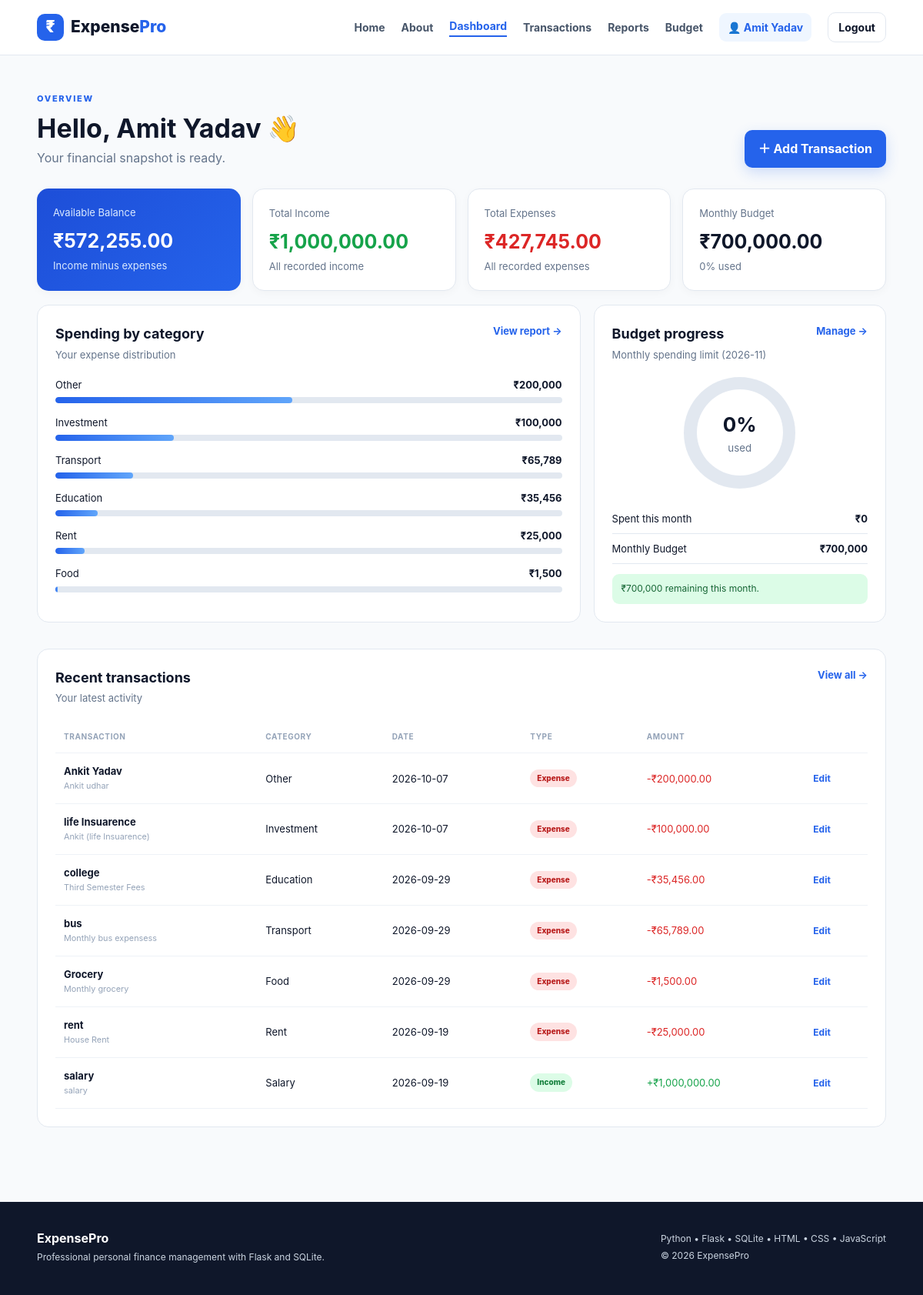
/dashboard (signed in), run on the app's committed database.
### tables this page shows
CREATE TABLE users (
            id INTEGER PRIMARY KEY AUTOINCREMENT,
            name TEXT NOT NULL,
            email TEXT UNIQUE NOT NULL,
            password TEXT NOT NULL
        , created_at TEXT);

CREATE TABLE transactions (
            id INTEGER PRIMARY KEY AUTOINCREMENT,
            user_id INTEGER NOT NULL,
            title TEXT NOT NULL,
            category TEXT NOT NULL,
            amount REAL NOT NULL CHECK(amount > 0),
            type TEXT NOT NULL CHECK(type IN ('income','expense')),
            transaction_date TEXT NOT NULL,
            note TEXT DEFAULT '',
            created_at TEXT NOT NULL DEFAULT CURRENT_TIMESTAMP,
            FOREIGN KEY(user_id) REFERENCES users(id) ON DELETE CASCADE
        );

### app.py (the view)
@app.route("/dashboard")
@login_required
def dashboard():
    uid = session["user_id"]
    conn = get_db()
    recent_rows = conn.execute("""
        SELECT * FROM transactions
        WHERE user_id=?
        ORDER BY transaction_date DESC, id DESC
        LIMIT 8
    """, (uid,)).fetchall()
    recent = [dict(r) for r in recent_rows]
    return render_template(
        "dashboard.html",
        summary=get_summary(uid),
        recent=recent,
        category_data=get_category_data(uid)
    )

### app.py (called while the page is built)
def get_db():
    if "db" not in g:
        g.db = sqlite3.connect(app.config["DATABASE"])
        g.db.row_factory = sqlite3.Row
        g.db.execute("PRAGMA foreign_keys = ON")
    return g.db

def login_required(view):
    @wraps(view)
    def wrapped(*args, **kwargs):
        if "user_id" not in session:
            flash("Please login first.", "error")
            return redirect(url_for("login"))
        return view(*args, **kwargs)
    return wrapped

def get_user(user_id=None):
    user_id = user_id or session.get("user_id")
    if not user_id:
        return None
    conn = get_db()
    user = conn.execute(
        "SELECT id, name, email, created_at FROM users WHERE id=?",
        (user_id,)
    ).fetchone()
    return dict(user) if user else None

def get_category_data(user_id):
    conn = get_db()
    rows = conn.execute("""
        SELECT category, SUM(amount) AS total
        FROM transactions
        WHERE user_id=? AND type='expense'
        GROUP BY category
        ORDER BY total DESC
    """, (user_id,)).fetchall()
    total = sum(float(row["total"]) for row in rows)
    return [
        {
            "category": row["category"],
            "total": round(float(row["total"]), 2),
            "percent": round((float(row["total"]) / total * 100), 1) if total > 0 else 0.0
        }
        for row in rows
    ]

@app.context_processor
def inject_globals():
    return {
        "current_user": get_user(),
        "categories": CATEGORIES,
        "today": str(date.today())
    }

### templates/dashboard.html (shortened to what this page needs)
{% extends "base.html" %}
{% block content %}
<div class="container page">
<div class="page-head"><div><div class="eyebrow">OVERVIEW</div><h1>Hello, {{ current_user['name'] }} 👋</h1><p>Your financial snapshot is ready.</p></div><a class="btn" href="{{ url_for('add_transaction') }}">＋ Add Transaction</a></div>
<div class="stats-grid">
<div class="stat primary"><span>Available Balance</span><strong>₹{{ "{:,.2f}".format(summary.balance) }}</strong><small>Income minus expenses</small></div>
<div class="stat"><span>Total Income</span><strong class="green">₹{{ "{:,.2f}".format(summary.income) }}</strong><small>All recorded income</small></div>
<div class="stat"><span>Total Expenses</span><strong class="red">₹{{ "{:,.2f}".format(summary.expense) }}</strong><small>All recorded expenses</small></div>
<div class="stat"><span>Monthly Budget</span><strong>₹{{ "{:,.2f}".format(summary.budget) }}</strong><small>{{ "{:.0f}".format(summary.used) }}% used</small></div>
</div>
<div class="two-panels">
<div class="panel"><div class="panel-head"><div><h2>Spending by category</h2><p>Your expense distribution</p></div><a href="{{ url_for('reports') }}">View report →</a></div>
{% if category_data %}{% for item in category_data[:7] %}<div class="category-row"><div class="category-label"><span>{{ item.category }}</span><b>₹{{ "{:,.0f}".format(item.total) }}</b></div><div class="progress"><i style="width:{{ item.percent }}%"></i></div></div>{% endfor %}{% else %}<div class="empty">No expense data yet. Add your first transaction.</div>{% endif %}
</div>
<div class="panel"><div class="panel-head"><div><h2>Budget progress</h2><p>Monthly spending limit ({{ summary.current_month }})</p></div><a href="{{ url_for('budget') }}">Manage →</a></div>
<div class="budget-meter" style="background: conic-gradient(var(--primary) {{ summary.used_bar }}%, #e2e8f0 0);"><div><b>{{ "{:.0f}".format(summary.used) }}%</b><small>used</small></div></div>
<div class="line-row"><span>Spent this month</span><b>₹{{ "{:,.0f}".format(summary.month_expense) }}</b></div><div class="line-row"><span>Monthly Budget</span><b>₹{{ "{:,.0f}".format(summary.budget) }}</b></div>
{% if summary.budget_over > 0 %}<div class="notice danger">Budget exceeded by ₹{{ "{:,.0f}".format(summary.budget_over) }}.</div>{% elif summary.budget > 0 %}<div class="notice success">₹{{ "{:,.0f}".format(summary.remaining) }} remaining this month.</div>{% else %}<div class="notice">Set a monthly budget to start tracking it.</div>{% endif %}
</div></div>
<div class="panel"><div class="panel-head"><div><h2>Recent transactions</h2><p>Your latest activity</p></div><a href="{{ url_for('transactions') }}">View all →</a></div>
{% if recent %}<div class="table-wrap"><table><thead><tr><th>Transaction</th><th>Category</th><th>Date</th><th>Type</th><th>Amount</th><th></th></tr></thead><tbody>
{% for t in recent %}<tr><td><b>{{ t.title }}</b><small>{{ t.note or 'No note' }}</small></td><td>{{ t.category }}</td><td>{{ t.transaction_date }}</td><td><span class="pill {{ t.type }}">{{ t.type|capitalize }}</span></td><td class="{{ 'green' if t.type=='income' else 'red' }}">{{ '+' if t.type=='income' else '-' }}₹{{ "{:,.2f}".format(t.amount) }}</td><td><a class="table-link" href="{{ url_for('edit_transaction', transaction_id=t.id) }}">Edit</a></td></tr>{% endfor %}
</tbody></table></div>{% else %}<div class="empty">No transactions yet.</div>{% endif %}
</div>
</div>
{% endblock %}

### templates/base.html (shortened to what this page needs)
<!DOCTYPE html>
<html lang="en">
<head>
<link rel="stylesheet" href="{{ url_for('static', filename='css/style.css') }}">
</head>
<body>
<nav class="navbar">
  <div class="container nav-inner">
    <a class="brand" href="{{ url_for('home') }}"><span class="brand-icon">₹</span><span>Expense<span class="accent">Pro</span></span></a>
    <div id="navLinks" class="nav-links">
      <a href="{{ url_for('home') }}" class="{{ 'active' if request.endpoint == 'home' }}">Home</a>
      <a href="{{ url_for('about') }}" class="{{ 'active' if request.endpoint == 'about' }}">About</a>
      {% if current_user %}
        <a href="{{ url_for('dashboard') }}" class="{{ 'active' if request.endpoint == 'dashboard' }}">Dashboard</a>
        <a href="{{ url_for('transactions') }}" class="{{ 'active' if request.endpoint in ('transactions', 'add_transaction', 'edit_transaction') }}">Transactions</a>
        <a href="{{ url_for('reports') }}" class="{{ 'active' if request.endpoint == 'reports' }}">Reports</a>
        <a href="{{ url_for('budget') }}" class="{{ 'active' if request.endpoint == 'budget' }}">Budget</a>
        <a href="{{ url_for('profile') }}" class="user-chip {{ 'active' if request.endpoint == 'profile' }}">👤 {{ current_user['name'] }}</a>
        <a class="btn btn-sm btn-outline" href="{{ url_for('logout') }}">Logout</a>
      {% else %}
        <a href="{{ url_for('login') }}" class="{{ 'active' if request.endpoint == 'login' }}">Login</a>
        <a class="btn btn-sm" href="{{ url_for('register') }}">Get Started</a>
      {% endif %}
    </div>
  </div>
</nav>
{% block content %}{% endblock %}
<footer class="footer">
  <div class="container footer-grid">
    <div><strong>ExpensePro</strong><p>Professional personal finance management with Flask and SQLite.</p></div>
    <div><p>Python • Flask • SQLite • HTML • CSS • JavaScript</p><p>© 2026 ExpensePro</p></div>
  </div>
</footer>
</body>
</html>

### data on the page
users: name "Amit Yadav"
transactions: title "Ankit Yadav", note "Ankit udhar", category "Other", transaction_date "2026-10-07", type "Expense", type "-", amount "200,000.00"
transactions: title "life Insuarence", note "Ankit (life Insuarence)", category "Investment", transaction_date "2026-10-07", type "Expense", type "-", amount "100,000.00"
transactions: title "college", note "Third Semester Fees", category "Education", transaction_date "2026-09-29", type "Expense", type "-", amount "35,456.00"
transactions: title "bus", note "Monthly bus expensess", category "Transport", transaction_date "2026-09-29", type "Expense", type "-", amount "65,789.00"
transactions: title "Grocery", note "Monthly grocery", category "Food", transaction_date "2026-09-29", type "Expense", type "-", amount "1,500.00"
transactions: title "rent", note "House Rent", category "Rent", transaction_date "2026-09-19", type "Expense", type "-", amount "25,000.00"
transactions: title "salary", note "salary", category "Salary", transaction_date "2026-09-19", type "Income", type "+", amount "1,000,000.00"

### other printed values
{{ "{:,.2f}".format(summary.balance) }} "572,255.00"
{{ "{:,.2f}".format(summary.income) }} "1,000,000.00"
{{ "{:,.2f}".format(summary.expense) }} "427,745.00"
{{ "{:,.2f}".format(summary.budget) }} "700,000.00"
{{ "{:.0f}".format(summary.used) }} "0"
{{ item.category }} "Other" "Investment" "Transport" "Education" "Rent" "Food"
{{ "{:,.0f}".format(item.total) }} "200,000" "100,000" "65,789" "35,456" "25,000" "1,500"
{{ summary.current_month }} "2026-11"
{{ "{:,.0f}".format(summary.month_expense) }} "0"
{{ "{:,.0f}".format(summary.budget) }} "700,000"
{{ "{:,.0f}".format(summary.remaining) }} "700,000"
